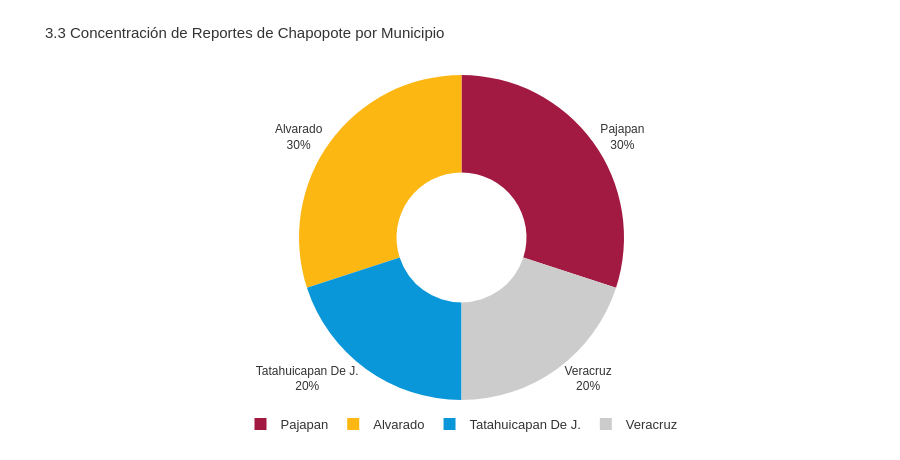

The cell this chart's notebook holds for it:
### Code cell
fig = px.pie(
    top_derr, values='Reportes', names='Municipio',
    color_discrete_sequence=[ODS_G, ODS_Y, ODS_B, NEUTRAL],
    hole=0.40,
)
fig.update_traces(
    textposition='outside', textinfo='label+percent',
    textfont=dict(size=12),
)
fig.update_layout(
    **base_layout('3.3 Concentración de Reportes de Chapopote por Municipio', height=460),
    legend=dict(orientation='h', yanchor='bottom', y=-0.12, xanchor='center', x=0.5),
)
fig.show()

### Figure 1 — Plotly figure (JSON) as saved in the notebook; plotly's stock layout.template omitted (floating-point values rounded to 4 significant figures)
{"data": [{"domain": {"x": [0.0, 1.0], "y": [0.0, 1.0]}, "hole": 0.4, "hovertemplate": "Municipio=%{label}<br>Reportes=%{value}<extra></extra>", "labels": ["Pajapan", "Alvarado", "Tatahuicapan De J.", "Veracruz"], "legendgroup": "", "name": "", "showlegend": true, "textfont": {"size": 12}, "textinfo": "label+percent", "textposition": "outside", "type": "pie", "values": [12, 12, 8, 8]}], "layout": {"font": {"color": "#333333", "family": "Arial, sans-serif", "size": 13}, "height": 460, "legend": {"orientation": "h", "tracegroupgap": 0, "x": 0.5, "xanchor": "center", "y": -0.12, "yanchor": "bottom"}, "margin": {"b": 60, "l": 60, "r": 40, "t": 75}, "paper_bgcolor": "white", "piecolorway": ["#A21942", "#FDB713", "#0A97D9", "#CCCCCC"], "plot_bgcolor": "white", "title": {"font": {"color": "#333333", "family": "Arial", "size": 15}, "text": "3.3 Concentración de Reportes de Chapopote por Municipio"}}}
